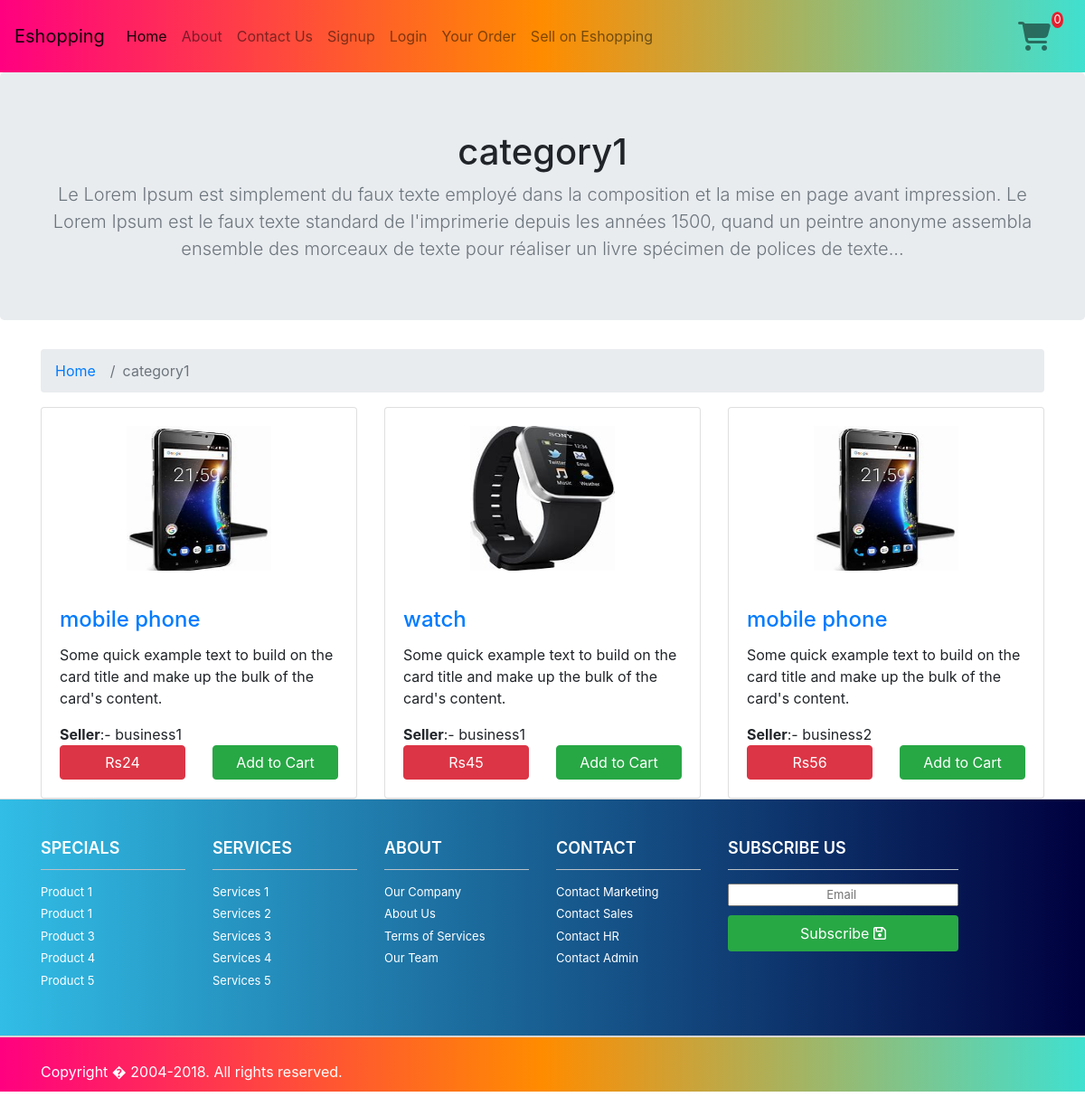
The page /a1/category/3 on the database as committed earlier.
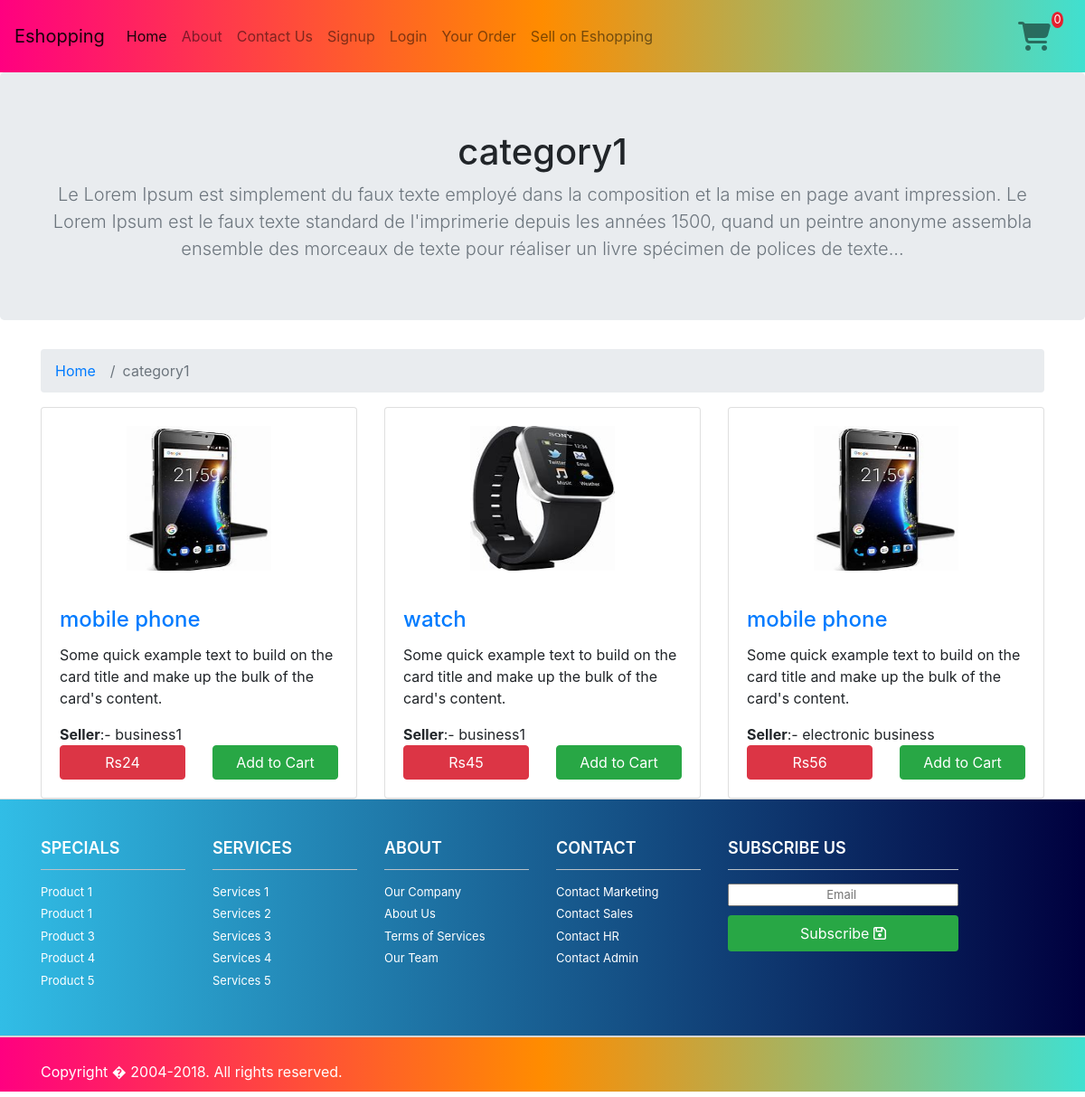
The same page on the database as committed later.
### a1/models.py (models this page shows, shortened)
class Product(models.Model):
    user=models.ForeignKey(UserProfile,on_delete=models.CASCADE,related_name='sellers')
    category=models.ForeignKey(Category,on_delete=models.CASCADE,related_name='products')
    name=models.CharField(max_length=255)
    price=models.PositiveIntegerField()
    description=models.TextField()
    image=models.ImageField(upload_to='product_images',blank=True)

class UserProfile(User):
    phone_number=PhoneNumberField()
    bank_detail=models.BooleanField(default=False)
    business_detail=models.BooleanField(default=False)
    role=MultiSelectField(choices=MY_CHOICES,default='customer')

class BusinessDetail(models.Model):
    user=models.OneToOneField(UserProfile,on_delete=models.CASCADE,related_name="business")
    name=models.CharField(max_length=20)
    address=models.CharField(max_length=255)
    city=models.CharField(max_length=20)
    state=models.CharField(max_length=20)
    zip_code=models.CharField(max_length=20)

### a1/views.py (the view)
# urls.py: path('category/<int:pk>',views.Products.as_view(),name='cat_detail'),
class Products(DetailView):
    model=Category

### a1/context_processors.py (called while the page is built)
def func1(request):
    try:
        user_profile=UserProfile.objects.get(username=request.user.username)
        cart7=CartVariable.objects.get_or_create(user_id=user_profile.user_ptr_id)[0]
        return {'qty':cart7.total_qty}
    except:
        return {'qty':0}

### templates/a1/category_detail.html (shortened to what this page needs)
{% extends "a1/base.html" %}
{% block head %}
{% load static %}
<link rel="stylesheet" type="text/css" href="{% static 'css/category.css' %}">
{% endblock %}
{% block content %}
<section class="jumbotron text-center">
    <div class="container">
        <h1 class="jumbotron-heading">{{category.name}}</h1>
        <p class="lead text-muted mb-0">Le Lorem Ipsum est simplement du faux texte employé dans la composition et la mise en page avant impression. Le Lorem Ipsum est le faux texte standard de l'imprimerie depuis les années 1500, quand un peintre anonyme assembla ensemble des morceaux de texte pour réaliser un livre spécimen de polices de texte...</p>
    </div>
</section>
<div class="container">
    <div class="row">
        <div class="col">
            <nav aria-label="breadcrumb">
                <ol class="breadcrumb">
                    <li class="breadcrumb-item"><a href="{% url 'home' %}">Home</a></li>
                    <li class="breadcrumb-item active" aria-current="page">{{category.name}}</li>
                </ol>
            </nav>
        </div>
    </div>
</div>
 <div class="container">
    <div class="row">
        <div class="col">
            <div class="row">
                {%for product in category.products.all%}
                <div class="col-12 col-md-6 col-lg-4">
                    <div class="card" >
                        <center><img class="card-img-top" src="{{product.image.url}}" alt="Card image cap" height="200" style="padding: 20px; width: 200px;" ></center>
                        <div class="card-body">
                            <h4 class="card-title"><a href="{% url 'a1:prod_detail' pk=product.pk %}" title="View Product">{{product.name}}</a></h4>
                            <p class="card-text">Some quick example text to build on the card title and make up the bulk of the card's content.</p>
                            <b>Seller</b>:- {{product.user.business.name}}
                            <div class="row">
                                <div class="col">
                                    <a href="{% url 'a1:prod_detail' pk=product.pk %}" class="btn btn-danger btn-block">Rs{{product.price}}</a>
                                </div>
                                <div class="col">
                                    <button class="likebutton btn btn-success btn-block" id="like{{ product.id }}"  data-catid="{{ product.id }}" >Add to Cart</button>
                                </div>
                            </div>
                        </div>
                    </div>
                </div>
                {%endfor%}
            </div>
        </div>
    </div>
</div>
{% endblock %}

Rows that differ between the two databases and show on the page:
changed through a linked row, Product: user.business.name "business2" → "electronic business"
